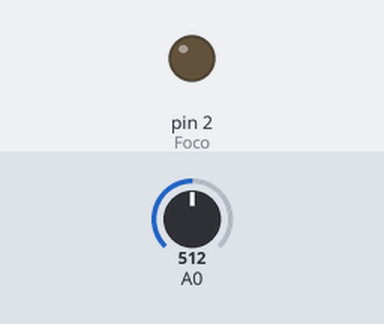
Bench run of a sketch on a simulated Arduino Nano, built with avr-gcc and run on an emulated ATmega328P. Shown: output pins drawn as LEDs (lit = HIGH). The inputs (shaded band) are chosen by the test bench; at power-on: A0 = 512.

Above: at 1.2 s.
1.3 s: A0 set to 868
2.8 s: A0 set to 895
At 3.5 s:
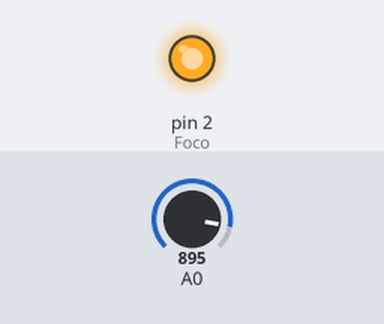
4.5 s: A0 set to 716
At 5.7 s:
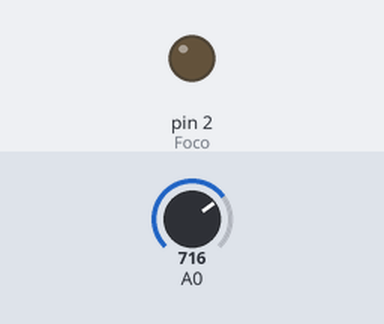
6.0 s: A0 set to 900
At 7.1 s:
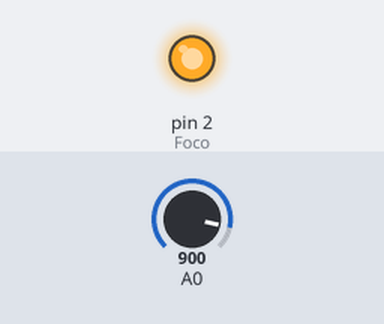
Timing chart, 0 to 8.5 s (numbered marks = the images above; inputs shaded):
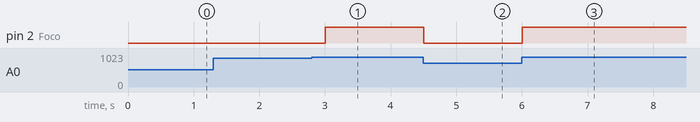

Measured:
- the behaviour switches between 876 and 877 on A0 (found by bisection; images 0 and 1)
- after the input at 1.3 s, every drawn part: stays the same
- after the input at 2.8 s, pin 2 (Foco): LOW → HIGH after 0.20 s
- after the input at 4.5 s, pin 2 (Foco): HIGH → LOW at once
- after the input at 6.0 s, pin 2 (Foco): LOW → HIGH at once

The sketch:

LDR_Foco.ino
```cpp
/*-------------------------------------------------------------------------------
  Practica numero #16 – Detector de luz con LDR
  Desc: Implementando una placa de desarrollo Arduino NANO y una LDR, se
  detectará el nivel de luz a la que está expuesto el ambiente aumentando o
  disminuyendo el LDR y en base a eso, Cuando exista una iluminación baja, se
  prendera un foco.
---------------------------------------------------------------------------------
  By implementing an Arduino NANO development board and an LDR, the level of light
  to which the environment is exposed will be detected by increasing or decreasing
  the LDR and based on that, when there is low illumination, a spotlight will be
  turned on.

  Atzin Inyan Reyes Gutiérrez.
-------------------------------------------------------------------------------*/

// Seccion 1 - Definicion de variables y objetos --------------------------------
int Vo = 0;
int Vin = 5;
int R1 = 10000;
int Foco = 2;
float R2 = 0;
float Vout = 0;
float Volt = 0;

//-------------------------------------------------------------------------------

// Seccion 2 - Configuracion del arduino ----------------------------------------

void setup() {
  // Definimos la Salida para prendere el foco
  pinMode(Foco, OUTPUT);
}

//-------------------------------------------------------------------------------

// Seccion 3 - Loob Infinito ----------------------------------------------------

void loop() {
  // Lectura analogica
  Vo = analogRead(A0);

  // Conversion de entrada
  Vout = Vo * (Vin/1023.0);

  // Obtener valor LDR
  Volt = Vout/Vin; // Valor de la division de voltajes
  R2 = (Volt * R1)/(1 - Volt); // Valor de R2

  // Decicion si prender o  apagar el foco
  if (R2 >= 60000) digitalWrite(Foco, HIGH);
  else digitalWrite(Foco, LOW);
  delay(250);
}

//-------------------------------------------------------------------------------
```
